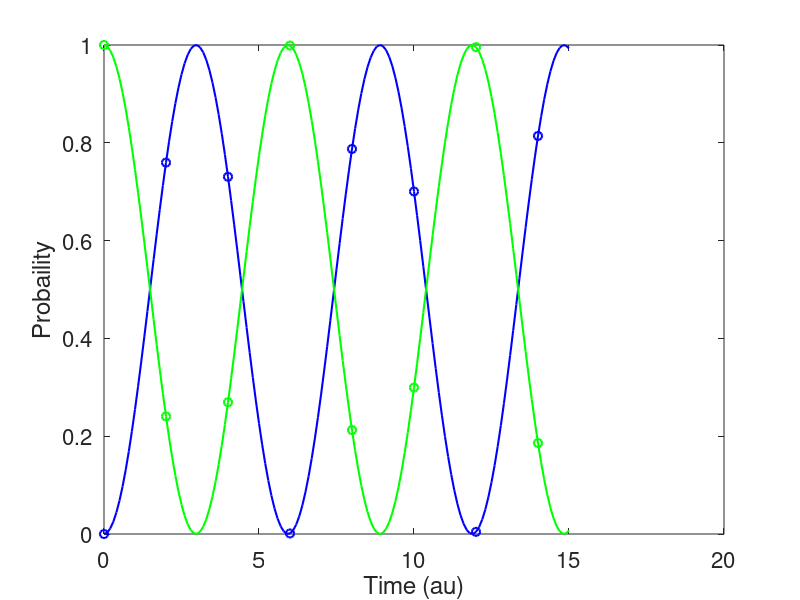

Source code (MATLAB):
% This matlab code studies the two-level atom interacting with an external
% electromagnetic (EM) field  in terms of the Jaynes-Cummings (JC)
% Hamiltonian, defined as:
%
% H_JC = 0.5 * hbar * wa * sigma_z + hbar * wf * a^{+} * a + hbar * g * (sigma_minus * a^{+} + sigma_{+} * a); 
%
% Probability of finding the atom in ground (gr) state (st) and the field in (n+1)-photon state, 
% P_{gr}(t): P_{gr}(r) = |<gr,n+1|psi(t)>|^{2} =  sin(g*t*sqrt(n+1))^2.
%
% Probability of finding the atom in excited (ex) state (st) and the field in (n)-photon state, 
% P_{ex}(t): P_{ex}(t) = |<ex,n|psi(t)>|^{2} =  cos(g*t*sqrt(n+1))^2.
%
%  References: [1] N. Meher J. Phys. B: At. Mol. Opt. Phys. 57 073001 (2024); 
%              [2] M. O. Scully, M. S. Zubairy, Quantum Optics, Cambridge University Presse (1997) 
% 
% The atomic unit (au) is used in the calculation. 
%
% Written by Tsogbayar Tsednee (PhD)
% Email: tsog215@gmail.com
% Dec 6, 2024 & University of North Dakota 
%
function [] = two_level_atom_with_EM_field_1
%
clear; clc; format short
%
n_max = 35.; % dimension of number operator N
%
a_ann = diag(sqrt(1:n_max-1),1);  % a          & annihilation operator for EM field
a_cr = a_ann';                    % a^{dagger} & creation operator for EM field
N_op = a_cr * a_ann;              % N = a^{dagger} * a
%
[Vec,En] = eig(N_op);                                     % Eigenvalue problem: N|n> = n|n>
En = diag(En);
[foo, ij] = sort(En);
En = En(ij);
[En(1),En(2),En(3),En(4),En(5)] % eigenvalues: 0, 1, 2, ...
% [En(1),En(2),En(3),En(4),En(5)]
% 0    1.0000    2.0000    3.0000    4.0000
% E0 = 0 + 0.5; 
%
Vacuum = Vec(:,1); % vacuum 
n1 = Vec(:,2);     % one-photon state & |1 >
n2 = Vec(:,3);     % two-photon state & |2 >
n3 = Vec(:,4);     % three-photon state & |3 >
%%%

%%%%%%%%%%%%%%%%%%%%%%%%%%%%%%%%%%%%%%%%%%%%%%%%%%%%%%%%%%%%
% The Jaynes-Cummingg model for two-level atom interacting with the EM field. 
%
hbar = 1.;
wa = 1.50; % atomic frequency
wf = 1.50; % EM field frequency
g  = 0.20; % coupling constant
%
sigma_z = [1, 0;
           0, -1];
%
sigma_plus = [0, 1;
              0, 0];
%
sigma_minus = [0, 0;
               1, 0];
%
gr_st = [0;
         1]; % ground state
ex_st = [1;
         0]; % excited state
%
Ia = eye(2); % identity matrix for the atom
If = eye(n_max); % identity matrix for the EM field
%
H_atom = 0.5 * hbar * wa * kron(sigma_z, If); % atomic Hamiltonian
H_field = hbar * wf * kron(Ia, a_cr * a_ann); % EM field Hamiltonian
H_interaction = hbar * g * (kron(sigma_plus, a_ann) + kron(sigma_minus, a_cr)); % interaction Hamiltonian
%
H_total_JC = H_atom + H_field + H_interaction; % total JC Hamiltonian
%
n_ph = 6.; % initial number of photons in the cavity
%
gr_st_wf = kron(gr_st, If(:,n_ph+2)); % atom in ground state and field has n+1 photons
ex_st_wf = kron(ex_st, If(:,n_ph+1)); % atom in excited state and field has n photons
%
psi = ex_st_wf; % initial state 
dt = 0.1; % time step
ci = sqrt(-1.);
%
U_evol_op = expm(-ci * H_total_JC * dt/hbar); % unitary evolution operator
%
T_final = 15.;
T_time = 0:dt:T_final;
%
for t = 1:length(T_time)
    %
    Prob_gr_st(t) = abs(gr_st_wf' * psi)^2; % 
    Prob_ex_st(t) = abs(ex_st_wf' * psi)^2;
    %
    psi = U_evol_op * psi;
    psi = psi/norm(psi);
    %
end
%
figure(1)
hold on
%
plot(T_time, Prob_gr_st, 'b-', 'LineWidth',1.5) % ground state
plot(T_time, Prob_ex_st, 'g-', 'LineWidth',1.5) % excited state
%
plot((0:2:T_final), sin(g.*(0:2:T_final).*sqrt(n_ph+1)).^2, 'bo', 'LineWidth',1.5) % exact = sin(g*t*sqrt(n+1))^2 for ground state
plot((0:2:T_final), cos(g.*(0:2:T_final).*sqrt(n_ph+1)).^2, 'go', 'LineWidth',1.5) % exact = cos(g*t*sqrt(n+1))^2 for excited state
%
hold off
box on
xlabel('Time (au)')
ylabel('Probaility') % 
set(gca,'FontSize',16)
%axis([0 n_max, 0 0.18])
box on


%%%
return
end
